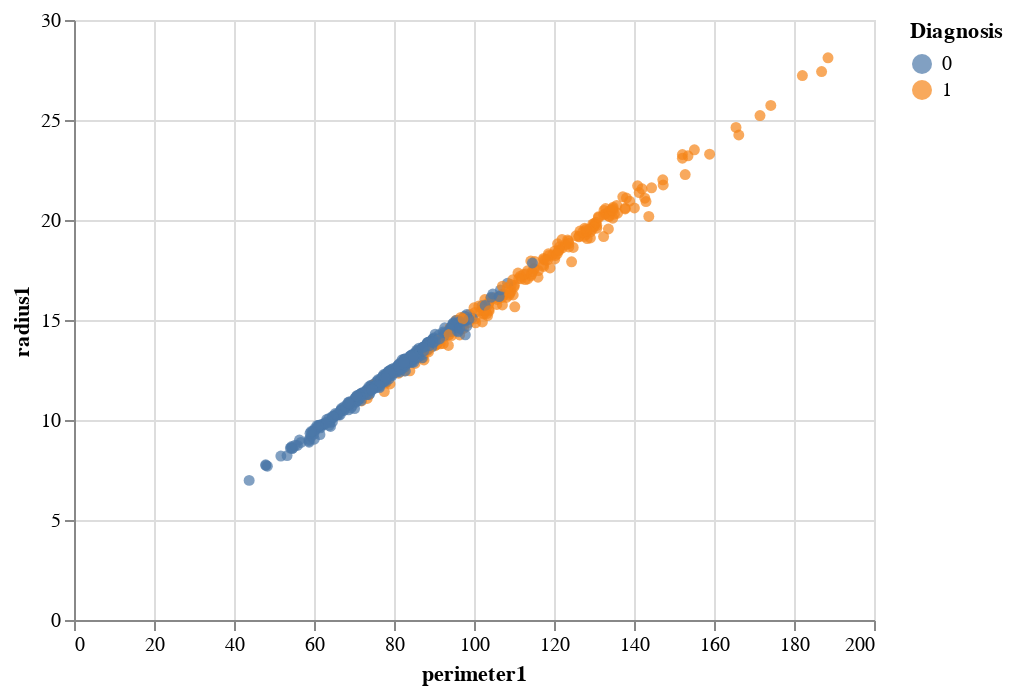

Source (notebook cell):
### Code cell
def make_chart(df, feature, feature2):
    return alt.Chart(df).mark_circle().encode(
        x=alt.X(feature),
        y=alt.Y(feature2),
        color=alt.Color("Diagnosis:N"),
        tooltip=["Diagnosis", feature, feature2],
    )

make_chart(df, "perimeter1", "radius1")

### Figure 1 — Vega-Lite specification as saved in the notebook (floating-point values rounded to 4 significant figures; data arrays with more than 128 entries replaced by an {"elided": "..."} marker saying what was removed)
{"config": {"view": {"continuousWidth": 400, "continuousHeight": 300}}, "data": {"name": "data-95e38a6a6c7b44156d9243dce6525492"}, "mark": "circle", "encoding": {"color": {"field": "Diagnosis", "type": "nominal"}, "tooltip": [{"field": "Diagnosis", "type": "quantitative"}, {"field": "perimeter1", "type": "quantitative"}, {"field": "radius1", "type": "quantitative"}], "x": {"field": "perimeter1", "type": "quantitative"}, "y": {"field": "radius1", "type": "quantitative"}}, "$schema": "https://vega.github.io/schema/vega-lite/v4.17.0.json", "datasets": {"data-95e38a6a6c7b44156d9243dce6525492": {"elided": "568 records"}}}
